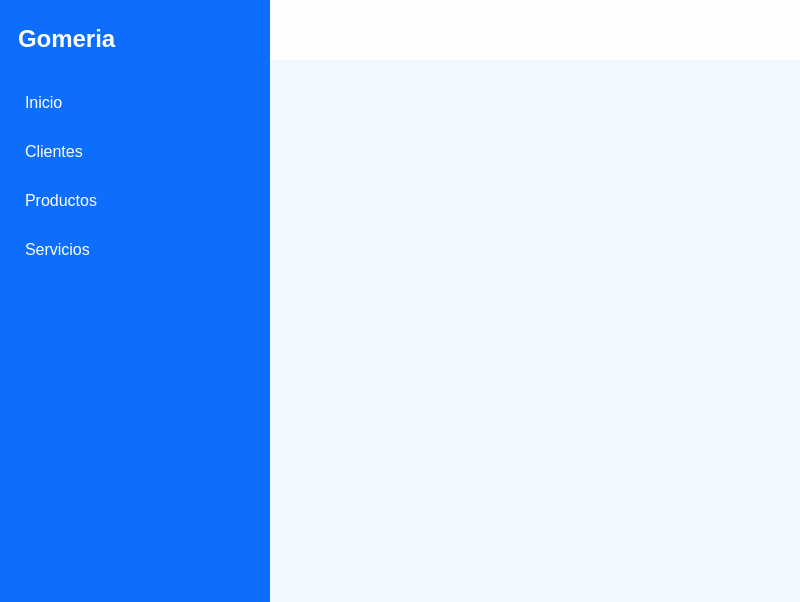
<?xml version="1.0" encoding="UTF-8"?>
<ui version="4.0">
 <class>MainWindow</class>
 <widget class="QMainWindow" name="MainWindow">
  <property name="geometry">
   <rect>
    <x>0</x>
    <y>0</y>
    <width>800</width>
    <height>602</height>
   </rect>
  </property>
  <property name="minimumSize">
   <size>
    <width>0</width>
    <height>600</height>
   </size>
  </property>
  <property name="windowTitle">
   <string>Gomeria</string>
  </property>
  <widget class="QWidget" name="centralwidget">
   <property name="styleSheet">
    <string notr="true">*{
	border: none;
}
#centralwidget{
	background-color: #eff9fe;
}
#leftMenu{
	background-color: #0d6efd;
}
#topMenu{
	background-color: #0d6efd ;
}
#lblNameAplication{
	color: white;
}
#frMenuButtons QPushButton{
	color: white;
	text-align: left;
	padding: 15px;
	padding-left:25px;
}
#frMenuButtons QPushButton:hover{
	background-color: #1e7fff;
}
#header{
	background-color: #FDFDFD;
}
#header #lblDashboard{
	color: #3838FF;
	background-color: white;
	border-radius: 12px;
	padding: 5px; 
}
</string>
   </property>
   <layout class="QHBoxLayout" name="horizontalLayout">
    <property name="spacing">
     <number>0</number>
    </property>
    <property name="leftMargin">
     <number>0</number>
    </property>
    <property name="topMargin">
     <number>0</number>
    </property>
    <property name="rightMargin">
     <number>0</number>
    </property>
    <property name="bottomMargin">
     <number>0</number>
    </property>
    <item>
     <widget class="QWidget" name="leftMenu" native="true">
      <property name="minimumSize">
       <size>
        <width>270</width>
        <height>0</height>
       </size>
      </property>
      <property name="maximumSize">
       <size>
        <width>270</width>
        <height>16777215</height>
       </size>
      </property>
      <layout class="QVBoxLayout" name="verticalLayout_2">
       <property name="spacing">
        <number>0</number>
       </property>
       <property name="leftMargin">
        <number>0</number>
       </property>
       <property name="topMargin">
        <number>0</number>
       </property>
       <property name="rightMargin">
        <number>0</number>
       </property>
       <property name="bottomMargin">
        <number>0</number>
       </property>
       <item>
        <widget class="QFrame" name="frLeftMenu">
         <property name="frameShape">
          <enum>QFrame::StyledPanel</enum>
         </property>
         <property name="frameShadow">
          <enum>QFrame::Raised</enum>
         </property>
         <layout class="QVBoxLayout" name="verticalLayout_10">
          <property name="spacing">
           <number>0</number>
          </property>
          <property name="leftMargin">
           <number>0</number>
          </property>
          <property name="topMargin">
           <number>0</number>
          </property>
          <property name="rightMargin">
           <number>0</number>
          </property>
          <property name="bottomMargin">
           <number>0</number>
          </property>
          <item>
           <widget class="QWidget" name="topMenu" native="true">
            <property name="minimumSize">
             <size>
              <width>0</width>
              <height>78</height>
             </size>
            </property>
            <property name="maximumSize">
             <size>
              <width>16777215</width>
              <height>78</height>
             </size>
            </property>
            <layout class="QVBoxLayout" name="verticalLayout_8">
             <property name="leftMargin">
              <number>9</number>
             </property>
             <item alignment="Qt::AlignLeft">
              <widget class="QFrame" name="frTopMenu">
               <property name="frameShape">
                <enum>QFrame::StyledPanel</enum>
               </property>
               <property name="frameShadow">
                <enum>QFrame::Raised</enum>
               </property>
               <layout class="QHBoxLayout" name="horizontalLayout_3">
                <item>
                 <widget class="QLabel" name="lblNameAplication">
                  <property name="font">
                   <font>
                    <pointsize>18</pointsize>
                    <italic>false</italic>
                    <bold>true</bold>
                   </font>
                  </property>
                  <property name="cursor">
                   <cursorShape>ArrowCursor</cursorShape>
                  </property>
                  <property name="text">
                   <string>Gomeria</string>
                  </property>
                  <property name="alignment">
                   <set>Qt::AlignLeading|Qt::AlignLeft|Qt::AlignVCenter</set>
                  </property>
                  <property name="margin">
                   <number>0</number>
                  </property>
                 </widget>
                </item>
               </layout>
              </widget>
             </item>
            </layout>
           </widget>
          </item>
          <item alignment="Qt::AlignTop">
           <widget class="QFrame" name="frMenuButtons">
            <property name="frameShape">
             <enum>QFrame::StyledPanel</enum>
            </property>
            <property name="frameShadow">
             <enum>QFrame::Raised</enum>
            </property>
            <layout class="QVBoxLayout" name="verticalLayout_3">
             <property name="spacing">
              <number>0</number>
             </property>
             <property name="leftMargin">
              <number>0</number>
             </property>
             <property name="topMargin">
              <number>0</number>
             </property>
             <property name="rightMargin">
              <number>0</number>
             </property>
             <property name="bottomMargin">
              <number>0</number>
             </property>
             <item>
              <widget class="QPushButton" name="btnInicio">
               <property name="font">
                <font>
                 <pointsize>12</pointsize>
                 <bold>false</bold>
                </font>
               </property>
               <property name="cursor">
                <cursorShape>PointingHandCursor</cursorShape>
               </property>
               <property name="text">
                <string>Inicio</string>
               </property>
               <property name="iconSize">
                <size>
                 <width>24</width>
                 <height>24</height>
                </size>
               </property>
              </widget>
             </item>
             <item>
              <widget class="QPushButton" name="btnClientes">
               <property name="font">
                <font>
                 <pointsize>12</pointsize>
                </font>
               </property>
               <property name="cursor">
                <cursorShape>PointingHandCursor</cursorShape>
               </property>
               <property name="text">
                <string>Clientes</string>
               </property>
               <property name="iconSize">
                <size>
                 <width>24</width>
                 <height>24</height>
                </size>
               </property>
              </widget>
             </item>
             <item>
              <widget class="QPushButton" name="btnProductos">
               <property name="font">
                <font>
                 <pointsize>12</pointsize>
                </font>
               </property>
               <property name="cursor">
                <cursorShape>PointingHandCursor</cursorShape>
               </property>
               <property name="text">
                <string>Productos</string>
               </property>
               <property name="iconSize">
                <size>
                 <width>24</width>
                 <height>24</height>
                </size>
               </property>
              </widget>
             </item>
             <item>
              <widget class="QPushButton" name="btnServicios">
               <property name="font">
                <font>
                 <pointsize>12</pointsize>
                </font>
               </property>
               <property name="cursor">
                <cursorShape>PointingHandCursor</cursorShape>
               </property>
               <property name="text">
                <string>Servicios</string>
               </property>
               <property name="iconSize">
                <size>
                 <width>24</width>
                 <height>24</height>
                </size>
               </property>
              </widget>
             </item>
            </layout>
           </widget>
          </item>
         </layout>
        </widget>
       </item>
      </layout>
     </widget>
    </item>
    <item>
     <widget class="QWidget" name="mainContainer" native="true">
      <layout class="QVBoxLayout" name="verticalLayout">
       <property name="leftMargin">
        <number>0</number>
       </property>
       <property name="topMargin">
        <number>0</number>
       </property>
       <property name="rightMargin">
        <number>0</number>
       </property>
       <property name="bottomMargin">
        <number>0</number>
       </property>
       <item>
        <widget class="QWidget" name="header" native="true">
         <property name="minimumSize">
          <size>
           <width>0</width>
           <height>0</height>
          </size>
         </property>
         <property name="maximumSize">
          <size>
           <width>16777215</width>
           <height>60</height>
          </size>
         </property>
         <layout class="QHBoxLayout" name="horizontalLayout_2">
          <item alignment="Qt::AlignLeft">
           <widget class="QWidget" name="menuButton" native="true">
            <layout class="QHBoxLayout" name="horizontalLayout_4">
             <property name="spacing">
              <number>12</number>
             </property>
             <item>
              <widget class="QPushButton" name="btnMenu">
               <property name="cursor">
                <cursorShape>PointingHandCursor</cursorShape>
               </property>
               <property name="text">
                <string/>
               </property>
               <property name="icon">
                <iconset resource="../../PySide-Projects/intrefaceIA/resources.qrc">
                 <normaloff>:/icon-black/assets/icon_black/align-left.svg</normaloff>:/icon-black/assets/icon_black/align-left.svg</iconset>
               </property>
               <property name="iconSize">
                <size>
                 <width>24</width>
                 <height>24</height>
                </size>
               </property>
              </widget>
             </item>
            </layout>
           </widget>
          </item>
         </layout>
        </widget>
       </item>
       <item>
        <layout class="QVBoxLayout" name="layoutContainer">
         <item>
          <widget class="QWidget" name="widgetIInicio" native="true"/>
         </item>
        </layout>
       </item>
      </layout>
     </widget>
    </item>
   </layout>
  </widget>
 </widget>
 <resources>
  <include location="../../PySide-Projects/intrefaceIA/resources.qrc"/>
 </resources>
 <connections/>
</ui>
